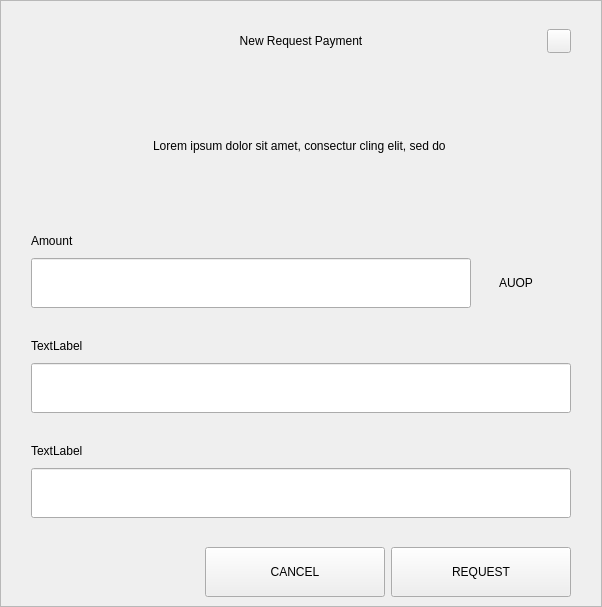
<?xml version="1.0" encoding="UTF-8"?>
<ui version="4.0">
 <class>RequestDialog</class>
 <widget class="QDialog" name="RequestDialog">
  <property name="geometry">
   <rect>
    <x>0</x>
    <y>0</y>
    <width>602</width>
    <height>607</height>
   </rect>
  </property>
  <property name="windowTitle">
   <string>Dialog</string>
  </property>
  <layout class="QVBoxLayout" name="verticalLayout_5">
   <property name="spacing">
    <number>0</number>
   </property>
   <property name="leftMargin">
    <number>0</number>
   </property>
   <property name="topMargin">
    <number>0</number>
   </property>
   <property name="rightMargin">
    <number>0</number>
   </property>
   <property name="bottomMargin">
    <number>0</number>
   </property>
   <item>
    <widget class="QFrame" name="frame">
     <property name="styleSheet">
      <string notr="true"/>
     </property>
     <property name="frameShape">
      <enum>QFrame::StyledPanel</enum>
     </property>
     <property name="frameShadow">
      <enum>QFrame::Raised</enum>
     </property>
     <layout class="QVBoxLayout" name="verticalLayout_4" stretch="1,0,0">
      <property name="spacing">
       <number>0</number>
      </property>
      <property name="leftMargin">
       <number>30</number>
      </property>
      <property name="topMargin">
       <number>20</number>
      </property>
      <property name="rightMargin">
       <number>30</number>
      </property>
      <property name="bottomMargin">
       <number>0</number>
      </property>
      <item>
       <layout class="QHBoxLayout" name="horizontalLayout_3">
        <property name="spacing">
         <number>0</number>
        </property>
        <item>
         <spacer name="horizontalSpacer_21">
          <property name="orientation">
           <enum>Qt::Horizontal</enum>
          </property>
          <property name="sizeHint" stdset="0">
           <size>
            <width>40</width>
            <height>20</height>
           </size>
          </property>
         </spacer>
        </item>
        <item>
         <widget class="QLabel" name="labelTitle">
          <property name="minimumSize">
           <size>
            <width>0</width>
            <height>40</height>
           </size>
          </property>
          <property name="maximumSize">
           <size>
            <width>16777215</width>
            <height>40</height>
           </size>
          </property>
          <property name="styleSheet">
           <string notr="true">padding-left:24px;</string>
          </property>
          <property name="text">
           <string>New Request Payment</string>
          </property>
          <property name="alignment">
           <set>Qt::AlignCenter</set>
          </property>
          <property name="margin">
           <number>7</number>
          </property>
         </widget>
        </item>
        <item>
         <spacer name="horizontalSpacer">
          <property name="orientation">
           <enum>Qt::Horizontal</enum>
          </property>
          <property name="sizeHint" stdset="0">
           <size>
            <width>40</width>
            <height>20</height>
           </size>
          </property>
         </spacer>
        </item>
        <item>
         <widget class="QPushButton" name="btnEsc">
          <property name="minimumSize">
           <size>
            <width>24</width>
            <height>24</height>
           </size>
          </property>
          <property name="maximumSize">
           <size>
            <width>24</width>
            <height>24</height>
           </size>
          </property>
          <property name="focusPolicy">
           <enum>Qt::NoFocus</enum>
          </property>
          <property name="text">
           <string/>
          </property>
         </widget>
        </item>
       </layout>
      </item>
      <item>
       <widget class="QStackedWidget" name="stack">
        <property name="minimumSize">
         <size>
          <width>540</width>
          <height>0</height>
         </size>
        </property>
        <property name="maximumSize">
         <size>
          <width>540</width>
          <height>16777215</height>
         </size>
        </property>
        <property name="currentIndex">
         <number>0</number>
        </property>
        <widget class="QWidget" name="page_1">
         <property name="minimumSize">
          <size>
           <width>540</width>
           <height>0</height>
          </size>
         </property>
         <property name="maximumSize">
          <size>
           <width>540</width>
           <height>16777215</height>
          </size>
         </property>
         <layout class="QVBoxLayout" name="layout1">
          <property name="spacing">
           <number>0</number>
          </property>
          <property name="leftMargin">
           <number>0</number>
          </property>
          <property name="topMargin">
           <number>0</number>
          </property>
          <property name="rightMargin">
           <number>0</number>
          </property>
          <property name="bottomMargin">
           <number>0</number>
          </property>
          <item>
           <spacer name="verticalSpacer_21">
            <property name="orientation">
             <enum>Qt::Vertical</enum>
            </property>
            <property name="sizeType">
             <enum>QSizePolicy::Fixed</enum>
            </property>
            <property name="sizeHint" stdset="0">
             <size>
              <width>20</width>
              <height>30</height>
             </size>
            </property>
           </spacer>
          </item>
          <item alignment="Qt::AlignHCenter">
           <widget class="QLabel" name="labelMessage">
            <property name="minimumSize">
             <size>
              <width>400</width>
              <height>50</height>
             </size>
            </property>
            <property name="text">
             <string>Lorem ipsum dolor sit amet, consectur cling elit, sed do </string>
            </property>
            <property name="alignment">
             <set>Qt::AlignCenter</set>
            </property>
            <property name="wordWrap">
             <bool>true</bool>
            </property>
           </widget>
          </item>
          <item alignment="Qt::AlignBottom">
           <widget class="QWidget" name="containerAmount" native="true">
            <layout class="QVBoxLayout" name="verticalLayout">
             <property name="spacing">
              <number>9</number>
             </property>
             <property name="leftMargin">
              <number>0</number>
             </property>
             <property name="topMargin">
              <number>0</number>
             </property>
             <property name="rightMargin">
              <number>0</number>
             </property>
             <property name="bottomMargin">
              <number>0</number>
             </property>
             <item>
              <widget class="QLabel" name="labelSubtitleAmount">
               <property name="minimumSize">
                <size>
                 <width>350</width>
                 <height>16</height>
                </size>
               </property>
               <property name="maximumSize">
                <size>
                 <width>16777215</width>
                 <height>16</height>
                </size>
               </property>
               <property name="text">
                <string>Amount</string>
               </property>
              </widget>
             </item>
             <item alignment="Qt::AlignTop">
              <widget class="QWidget" name="layoutAmount" native="true">
               <layout class="QHBoxLayout" name="horizontalLayout" stretch="2,0">
                <property name="spacing">
                 <number>0</number>
                </property>
                <property name="leftMargin">
                 <number>0</number>
                </property>
                <property name="topMargin">
                 <number>0</number>
                </property>
                <property name="rightMargin">
                 <number>0</number>
                </property>
                <property name="bottomMargin">
                 <number>0</number>
                </property>
                <item>
                 <widget class="QLineEdit" name="lineEditAmount">
                  <property name="minimumSize">
                   <size>
                    <width>0</width>
                    <height>50</height>
                   </size>
                  </property>
                  <property name="maximumSize">
                   <size>
                    <width>16777215</width>
                    <height>50</height>
                   </size>
                  </property>
                 </widget>
                </item>
                <item>
                 <widget class="QWidget" name="comboContainer" native="true">
                  <property name="minimumSize">
                   <size>
                    <width>100</width>
                    <height>50</height>
                   </size>
                  </property>
                  <property name="maximumSize">
                   <size>
                    <width>16777215</width>
                    <height>50</height>
                   </size>
                  </property>
                  <layout class="QHBoxLayout" name="horizontalLayout_31">
                   <property name="spacing">
                    <number>0</number>
                   </property>
                   <property name="leftMargin">
                    <number>0</number>
                   </property>
                   <property name="topMargin">
                    <number>0</number>
                   </property>
                   <property name="rightMargin">
                    <number>10</number>
                   </property>
                   <property name="bottomMargin">
                    <number>0</number>
                   </property>
                   <item>
                    <widget class="QLabel" name="comboBoxCoin">
                     <property name="text">
                      <string>AUOP</string>
                     </property>
                     <property name="alignment">
                      <set>Qt::AlignCenter</set>
                     </property>
                    </widget>
                   </item>
                  </layout>
                 </widget>
                </item>
               </layout>
              </widget>
             </item>
            </layout>
           </widget>
          </item>
          <item>
           <spacer name="verticalSpacer_31">
            <property name="orientation">
             <enum>Qt::Vertical</enum>
            </property>
            <property name="sizeType">
             <enum>QSizePolicy::Fixed</enum>
            </property>
            <property name="sizeHint" stdset="0">
             <size>
              <width>20</width>
              <height>30</height>
             </size>
            </property>
           </spacer>
          </item>
          <item>
           <layout class="QVBoxLayout" name="verticalLayoutLabel">
            <property name="spacing">
             <number>9</number>
            </property>
            <item>
             <widget class="QLabel" name="labelSubtitleLabel">
              <property name="minimumSize">
               <size>
                <width>0</width>
                <height>16</height>
               </size>
              </property>
              <property name="maximumSize">
               <size>
                <width>16777215</width>
                <height>16</height>
               </size>
              </property>
              <property name="text">
               <string>TextLabel</string>
              </property>
             </widget>
            </item>
            <item>
             <widget class="QLineEdit" name="lineEditLabel">
              <property name="minimumSize">
               <size>
                <width>0</width>
                <height>50</height>
               </size>
              </property>
              <property name="maximumSize">
               <size>
                <width>16777215</width>
                <height>50</height>
               </size>
              </property>
             </widget>
            </item>
           </layout>
          </item>
          <item>
           <spacer name="verticalSpacer_34">
            <property name="orientation">
             <enum>Qt::Vertical</enum>
            </property>
            <property name="sizeType">
             <enum>QSizePolicy::Fixed</enum>
            </property>
            <property name="sizeHint" stdset="0">
             <size>
              <width>20</width>
              <height>30</height>
             </size>
            </property>
           </spacer>
          </item>
          <item>
           <layout class="QVBoxLayout" name="verticalLayoutDescription">
            <property name="spacing">
             <number>9</number>
            </property>
            <item>
             <widget class="QLabel" name="labelSubtitleDescription">
              <property name="minimumSize">
               <size>
                <width>0</width>
                <height>16</height>
               </size>
              </property>
              <property name="maximumSize">
               <size>
                <width>16777215</width>
                <height>16</height>
               </size>
              </property>
              <property name="text">
               <string>TextLabel</string>
              </property>
             </widget>
            </item>
            <item>
             <widget class="QLineEdit" name="lineEditDescription">
              <property name="minimumSize">
               <size>
                <width>0</width>
                <height>50</height>
               </size>
              </property>
              <property name="maximumSize">
               <size>
                <width>16777215</width>
                <height>50</height>
               </size>
              </property>
             </widget>
            </item>
            <item>
             <spacer name="verticalSpacer_4">
              <property name="orientation">
               <enum>Qt::Vertical</enum>
              </property>
              <property name="sizeType">
               <enum>QSizePolicy::Fixed</enum>
              </property>
              <property name="sizeHint" stdset="0">
               <size>
                <width>20</width>
                <height>20</height>
               </size>
              </property>
             </spacer>
            </item>
           </layout>
          </item>
         </layout>
        </widget>
        <widget class="QWidget" name="page_2">
         <layout class="QVBoxLayout" name="layout2">
          <item>
           <spacer name="verticalSpacer_5">
            <property name="orientation">
             <enum>Qt::Vertical</enum>
            </property>
            <property name="sizeType">
             <enum>QSizePolicy::Fixed</enum>
            </property>
            <property name="sizeHint" stdset="0">
             <size>
              <width>20</width>
              <height>50</height>
             </size>
            </property>
           </spacer>
          </item>
          <item alignment="Qt::AlignHCenter">
           <widget class="QLabel" name="labelQrImg">
            <property name="minimumSize">
             <size>
              <width>260</width>
              <height>260</height>
             </size>
            </property>
            <property name="maximumSize">
             <size>
              <width>260</width>
              <height>260</height>
             </size>
            </property>
            <property name="text">
             <string/>
            </property>
            <property name="alignment">
             <set>Qt::AlignCenter</set>
            </property>
           </widget>
          </item>
          <item>
           <spacer name="verticalSpacer_2">
            <property name="orientation">
             <enum>Qt::Vertical</enum>
            </property>
            <property name="sizeType">
             <enum>QSizePolicy::Fixed</enum>
            </property>
            <property name="sizeHint" stdset="0">
             <size>
              <width>20</width>
              <height>30</height>
             </size>
            </property>
           </spacer>
          </item>
          <item alignment="Qt::AlignHCenter">
           <widget class="QLabel" name="labelAddress">
            <property name="text">
             <string>A7VFR83SQbiezrW72hjcWJtcfip5krte2Z </string>
            </property>
           </widget>
          </item>
          <item>
           <spacer name="verticalSpacer_32">
            <property name="orientation">
             <enum>Qt::Vertical</enum>
            </property>
            <property name="sizeType">
             <enum>QSizePolicy::Expanding</enum>
            </property>
            <property name="sizeHint" stdset="0">
             <size>
              <width>20</width>
              <height>20</height>
             </size>
            </property>
           </spacer>
          </item>
          <item>
           <layout class="QHBoxLayout" name="horizontal">
            <property name="leftMargin">
             <number>20</number>
            </property>
            <property name="rightMargin">
             <number>20</number>
            </property>
            <property name="bottomMargin">
             <number>20</number>
            </property>
            <item>
             <spacer name="horizontalSpacer_4">
              <property name="orientation">
               <enum>Qt::Horizontal</enum>
              </property>
              <property name="sizeHint" stdset="0">
               <size>
                <width>40</width>
                <height>20</height>
               </size>
              </property>
             </spacer>
            </item>
            <item>
             <widget class="QPushButton" name="btnCopyAddress">
              <property name="minimumSize">
               <size>
                <width>180</width>
                <height>50</height>
               </size>
              </property>
              <property name="text">
               <string>COPY ADDRESS</string>
              </property>
             </widget>
            </item>
            <item>
             <widget class="QPushButton" name="btnCopyUrl">
              <property name="minimumSize">
               <size>
                <width>180</width>
                <height>50</height>
               </size>
              </property>
              <property name="text">
               <string>COPY URL</string>
              </property>
             </widget>
            </item>
            <item>
             <spacer name="horizontalSpacer_2">
              <property name="orientation">
               <enum>Qt::Horizontal</enum>
              </property>
              <property name="sizeHint" stdset="0">
               <size>
                <width>40</width>
                <height>20</height>
               </size>
              </property>
             </spacer>
            </item>
           </layout>
          </item>
         </layout>
        </widget>
       </widget>
      </item>
      <item>
       <widget class="QWidget" name="buttonsStack" native="true">
        <layout class="QHBoxLayout" name="horizontalLayout_5">
         <property name="leftMargin">
          <number>20</number>
         </property>
         <property name="rightMargin">
          <number>0</number>
         </property>
         <item>
          <spacer name="horizontalSpacer_41">
           <property name="orientation">
            <enum>Qt::Horizontal</enum>
           </property>
           <property name="sizeHint" stdset="0">
            <size>
             <width>40</width>
             <height>20</height>
            </size>
           </property>
          </spacer>
         </item>
         <item>
          <widget class="QPushButton" name="btnCancel">
           <property name="minimumSize">
            <size>
             <width>180</width>
             <height>50</height>
            </size>
           </property>
           <property name="focusPolicy">
            <enum>Qt::NoFocus</enum>
           </property>
           <property name="text">
            <string>CANCEL</string>
           </property>
          </widget>
         </item>
         <item>
          <widget class="QPushButton" name="btnSave">
           <property name="minimumSize">
            <size>
             <width>180</width>
             <height>50</height>
            </size>
           </property>
           <property name="focusPolicy">
            <enum>Qt::NoFocus</enum>
           </property>
           <property name="text">
            <string>REQUEST</string>
           </property>
          </widget>
         </item>
        </layout>
       </widget>
      </item>
     </layout>
    </widget>
   </item>
  </layout>
 </widget>
 <resources/>
 <connections/>
</ui>
